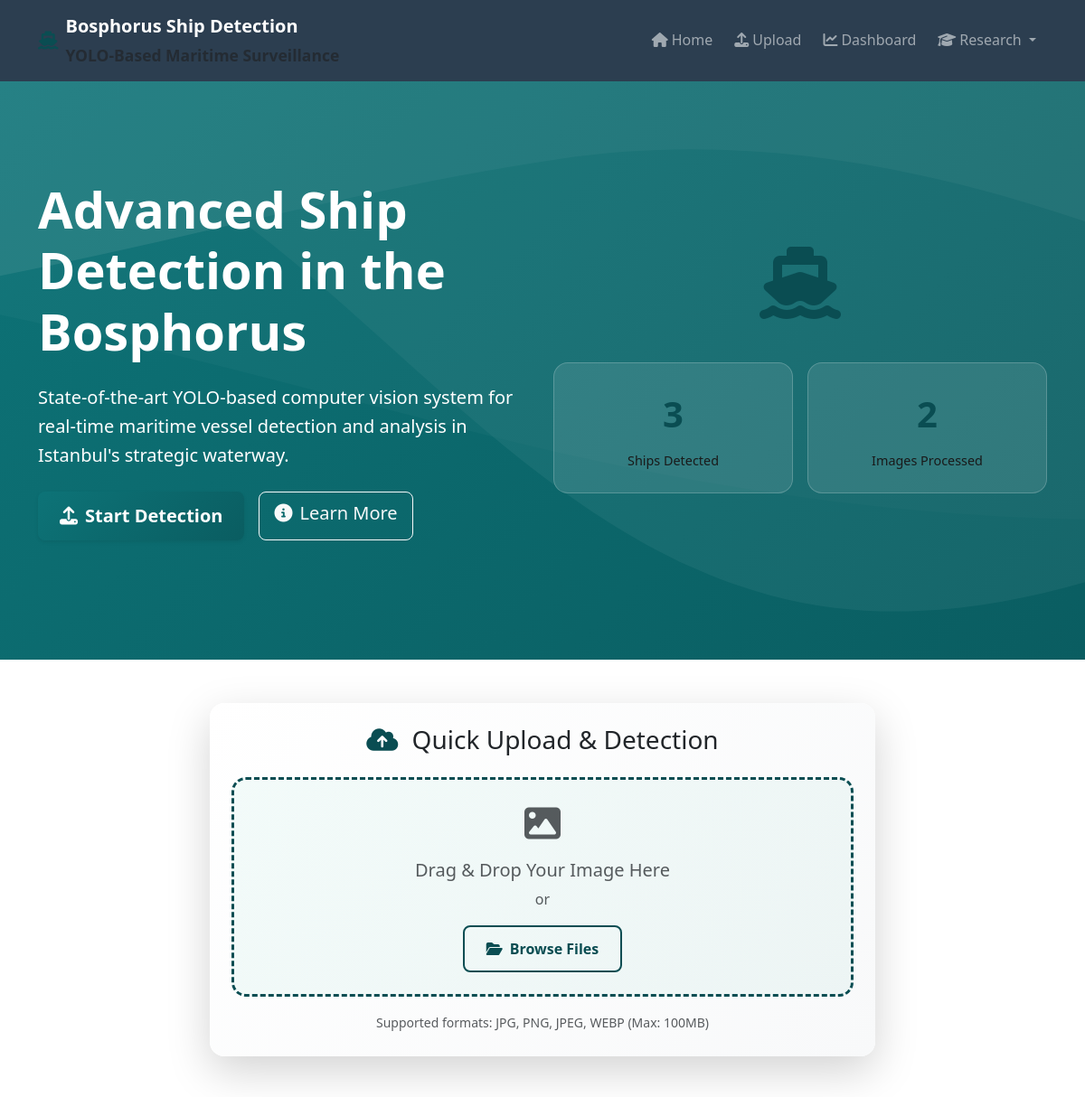
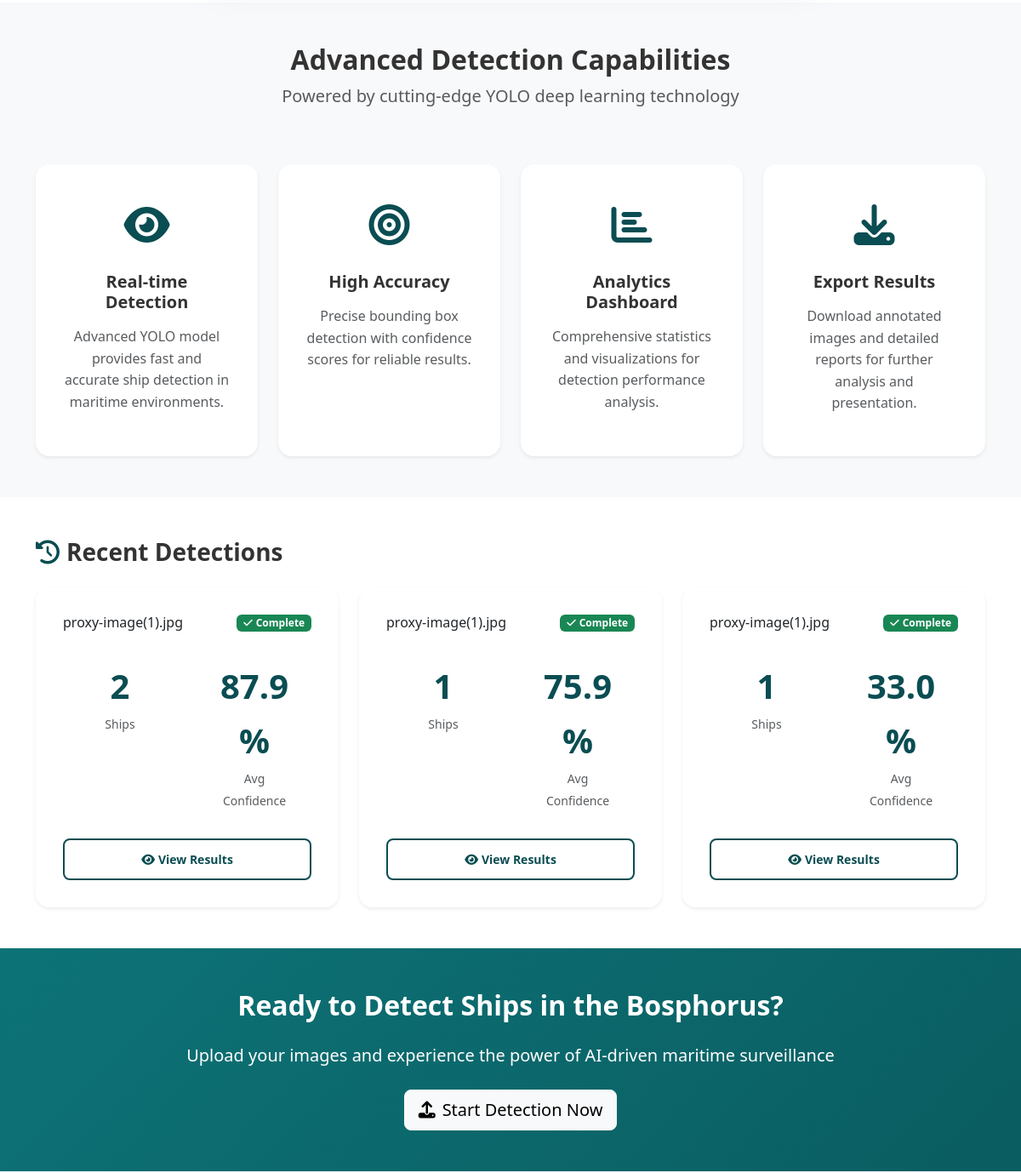
The app's page / (upper part), older data (2 pictures, top to bottom).
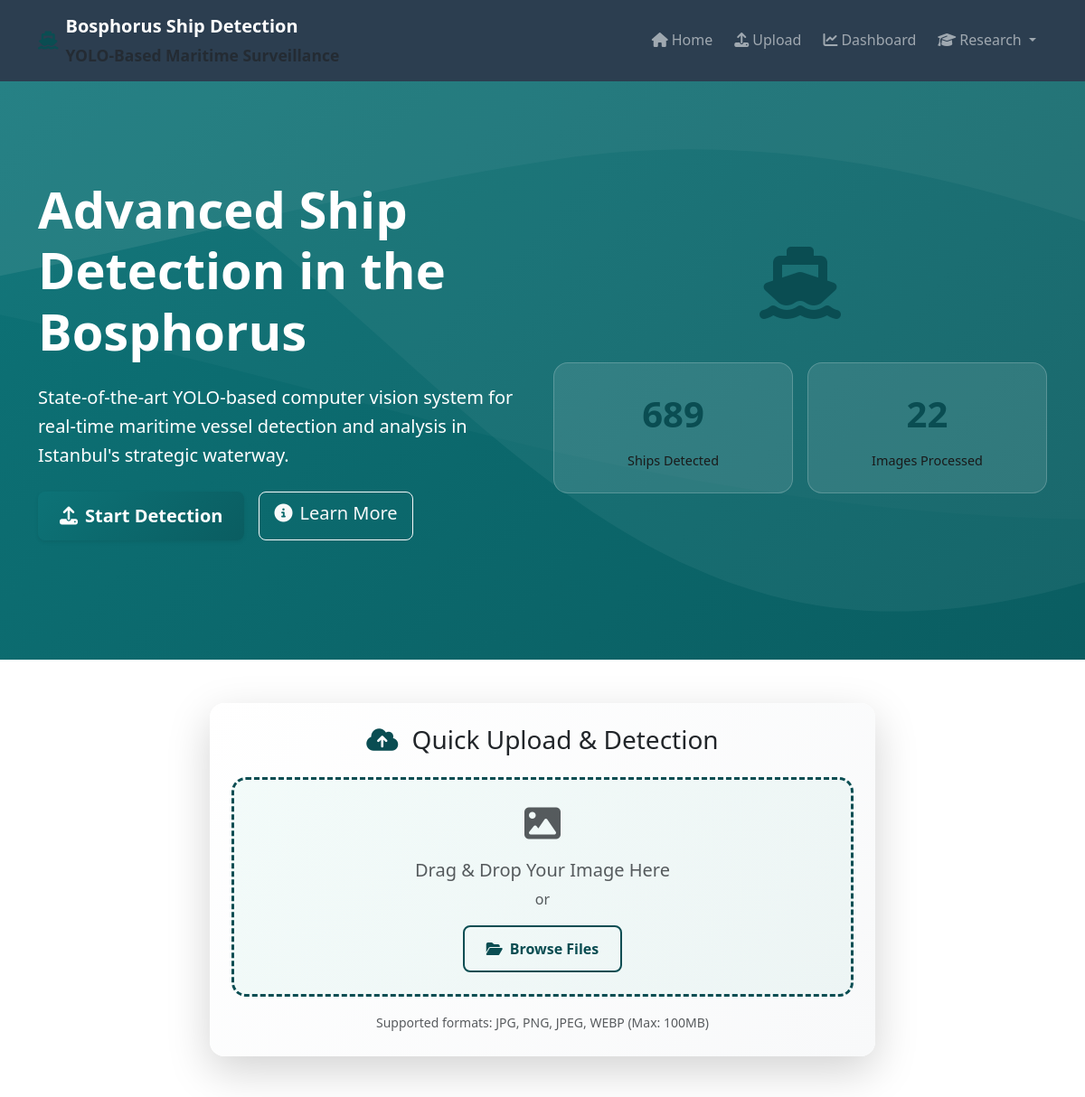
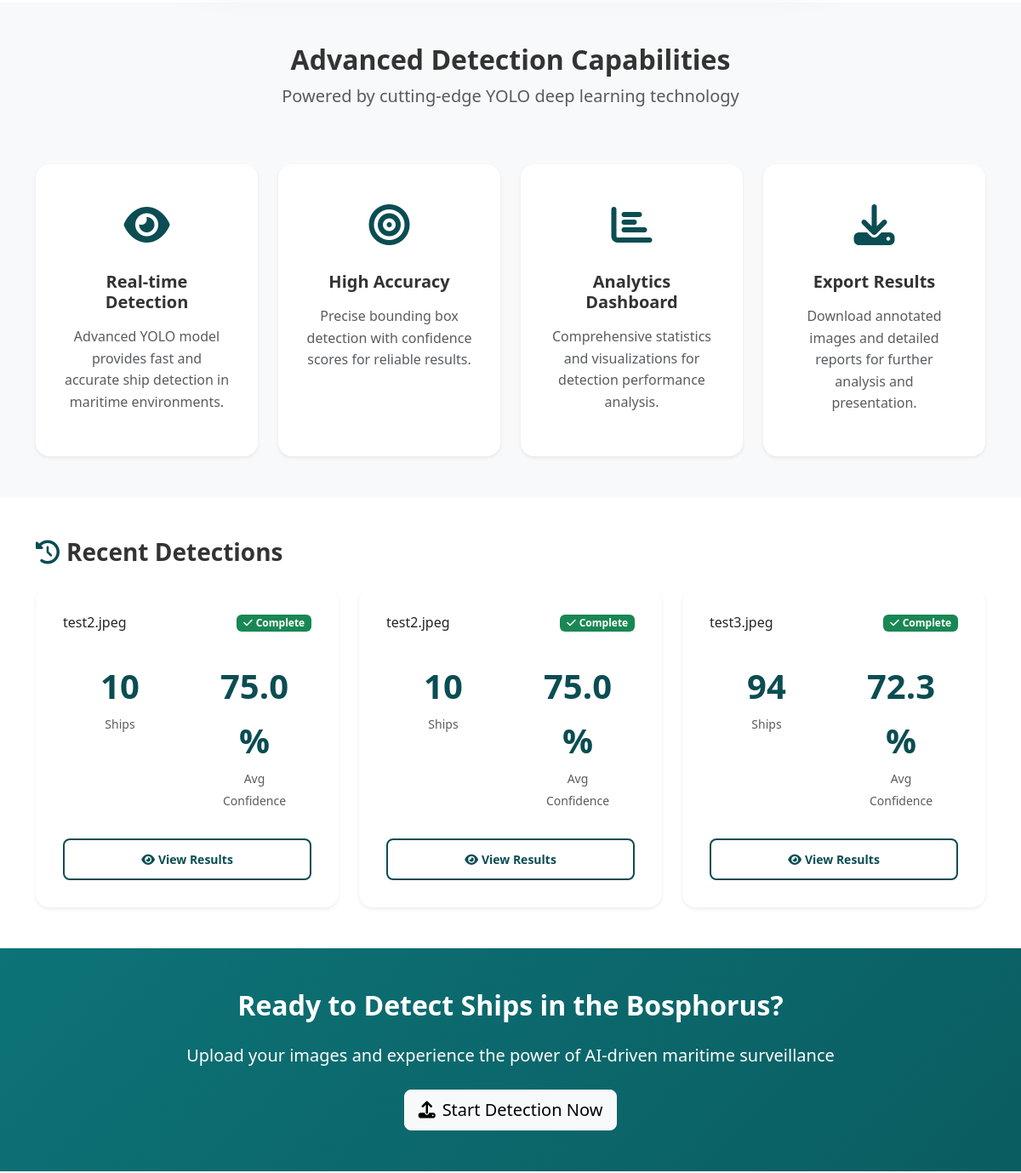
The same page, newer data (2 pictures, top to bottom).
### models.py (models this page shows, shortened)
class DetectionStatistics(db.Model):
    id = db.Column(db.Integer, primary_key=True)
    date = db.Column(db.Date, default=datetime.utcnow().date)
    total_images_processed = db.Column(db.Integer, default=0)
    total_ships_detected = db.Column(db.Integer, default=0)
    average_confidence = db.Column(db.Float, default=0.0)
    vessel_type_counts = db.Column(JSON)  # Dictionary of vessel types and counts

class DetectionJob(db.Model):
    id = db.Column(db.Integer, primary_key=True)
    filename = db.Column(db.String(255), nullable=False)
    original_filename = db.Column(db.String(255), nullable=False)
    upload_time = db.Column(db.DateTime, default=datetime.utcnow)
    processing_time = db.Column(db.Float)  # Time in seconds
    status = db.Column(db.String(50), default='pending')  # pending, processing, completed, failed
    error_message = db.Column(Text)
    ship_count = db.Column(db.Integer, default=0)
    confidence_scores = db.Column(JSON)  # List of confidence scores
    bounding_boxes = db.Column(JSON)  # List of bounding box coordinates
    vessel_types = db.Column(JSON)  # List of detected vessel types
    result_image_path = db.Column(db.String(255))
    processed_image_path = db.Column(db.String(255))

### routes.py (the view)
@app.route('/')
def index():
    recent_stats = DetectionStatistics.query.order_by(DetectionStatistics.date.desc()).first()
    recent_jobs = DetectionJob.query.filter_by(status='completed').order_by(DetectionJob.upload_time.desc()).limit(3).all()
    return render_template('index.html',
                         stats=recent_stats,
                         recent_jobs=recent_jobs)

### app.py (called while the page is built)
@app.context_processor
def inject_datetime():
    return dict(datetime=datetime)

### templates/index.html (shortened to what the changed rows need)
{% extends "base.html" %}
{% block content %}
<section class="hero-section bg-gradient-ocean text-white">
    <div class="container">
        <div class="row align-items-center min-vh-75">
            <div class="col-lg-6">
                <div class="hero-content">
                    <h1 class="display-4 fw-bold mb-4 fade-in">
                        Advanced Ship Detection
                        <span class="text-light">in the Bosphorus</span>
                    </h1>
                </div>
            </div>
            <div class="col-lg-6">
                <div class="hero-visual text-center fade-in-delay-3">
                    <div class="detection-preview">
                        <div class="stats-grid">
                            {% if stats %}
                            <div class="stat-card">
                                <div class="stat-number">{{ stats.total_ships_detected or 0 }}</div>
                                <div class="stat-label">Ships Detected</div>
                            </div>
                            <div class="stat-card">
                                <div class="stat-number">{{ stats.total_images_processed or 0 }}</div>
                                <div class="stat-label">Images Processed</div>
                            </div>
                            {% endif %}
                        </div>
                    </div>
                </div>
            </div>
        </div>
    </div>
</section>
<section class="py-5 bg-light">
    <div class="container">
        <div class="row">
            <div class="col-12 text-center mb-5">
                <h2 class="fw-bold">Advanced Detection Capabilities</h2>
            </div>
        </div>
    </div>
</section>
{% if recent_jobs %}
<section class="py-5">
    <div class="container">
        <div class="row g-4">
            {% for job in recent_jobs %}
            <div class="col-md-6 col-lg-4">
                <div class="card shadow-sm border-0 result-card">
                    <div class="card-body">
                        <div class="d-flex justify-content-between align-items-start mb-3">
                            <h6 class="card-title mb-0 text-truncate">{{ job.original_filename }}</h6>
                            <span class="badge bg-success">
                                <i class="fas fa-check me-1"></i>Complete
                            </span>
                        </div>
                        <div class="row text-center mb-3">
                            <div class="col-6">
                                <div class="result-stat">
                                    <div class="stat-number text-ocean">{{ job.ship_count or 0 }}</div>
                                    <small class="text-muted">Ships</small>
                                </div>
                            </div>
                            <div class="col-6">
                                <div class="result-stat">
                                    <div class="stat-number text-ocean">
                                        {% if job.confidence_scores %}
                                            {{ "%.1f"|format(job.confidence_scores|sum / job.confidence_scores|length * 100) }}%
                                        {% else %}
                                            0%
                                        {% endif %}
                                    </div>
                                    <small class="text-muted">Avg Confidence</small>
                                </div>
                            </div>
                        </div>
                        <div class="d-grid">
                            <a href="{{ url_for('results', job_id=job.id) }}" class="btn btn-outline-ocean btn-sm">
                                <i class="fas fa-eye me-1"></i>View Results
                            </a>
                        </div>
                    </div>
                </div>
            </div>
            {% endfor %}
        </div>
    </div>
</section>
{% endif %}
<section class="py-5 bg-gradient-ocean text-white">
    <div class="container text-center">
        <h2 class="fw-bold mb-4">Ready to Detect Ships in the Bosphorus?</h2>
    </div>
</section>
{% endblock %}

Row changes from the older to the newer data that the page shows:
no longer on this page (row unchanged): DetectionJob: original_filename "proxy-image(1).jpg", ship_count "2", confidence_scores|sum "87.9"
no longer on this page (row unchanged): DetectionJob: original_filename "proxy-image(1).jpg", ship_count "1", confidence_scores|sum "75.9"
no longer on this page (row unchanged): DetectionJob: original_filename "proxy-image(1).jpg", ship_count "1", confidence_scores|sum "33.0"
changed DetectionStatistics: total_ships_detected "3" → "689"; total_images_processed "2" → "22"
added DetectionJob: original_filename "test2.jpeg", ship_count "10", confidence_scores|sum "75.0"
added DetectionJob: original_filename "test2.jpeg", ship_count "10", confidence_scores|sum "75.0"
added DetectionJob: original_filename "test3.jpeg", ship_count "94", confidence_scores|sum "72.3"
